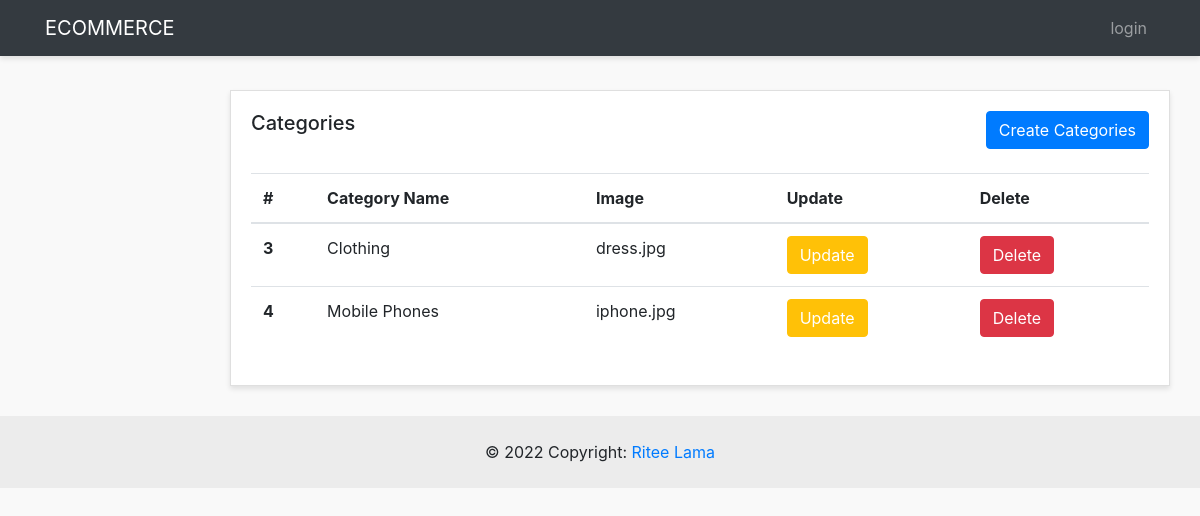
/admin-panel/categories-admins/show-categories.php, run on the app's committed database.
### tables this page shows
CREATE TABLE `categories` (
  `id` int(4) NOT NULL,
  `category_name` varchar(200) NOT NULL,
  `description` text NOT NULL,
  `image` varchar(200) NOT NULL,
  `created_at` timestamp NOT NULL DEFAULT current_timestamp()
);

### admin-panel/categories-admins/show-categories.php (the view)
<?php require "../layouts/header.php";?>
<?php require "../../includes/dbconfig.php";?>
  <?php
    $selectSql = "SELECT * FROM categories";
    $selectQuery = mysqli_query($conn,$selectSql);
    $categories = mysqli_fetch_all($selectQuery,MYSQLI_ASSOC);
  ?>
          <div class="row">
        <div class="col">
          <div class="card">
            <div class="card-body">
              <h5 class="card-title mb-4 d-inline">Categories</h5>
             <a  href="<?php echo ADMINURL; ?>/categories-admins/create-category.php" class="btn btn-primary mb-4 text-center float-right">Create Categories</a>
              <table class="table">
                <thead>
                  <tr>
                    <th scope="col">#</th>
                    <th scope="col">Category Name</th>
                    <th scope="col">Image</th>
                    <th scope="col">Update</th>
                    <th scope="col">Delete</th>
                  </tr>
                </thead>
                <tbody>
                <?php foreach($categories as $category) :?>
                  <tr>
                    <th scope="row"><?php echo $category['id']?></th>
                    <td><?php echo $category['category_name']?></td>
                    <td><?php echo $category['image']?></td>
                    <td><a  href="<?php echo ADMINURL; ?>/categories-admins/update-category.php?id=<?php echo $category['id'];?>" class="btn btn-warning text-white text-center ">Update </a></td>
                    <td><a href="<?php echo ADMINURL; ?>/categories-admins/delete-category.php?id=<?php echo $category['id'];?>" class="btn btn-danger  text-center ">Delete </a></td>
                  </tr>
                <?php endforeach; ?>
                </tbody>
              </table>
            </div>
          </div>
        </div>
      </div>
<?php require "../layouts/footer.php";?>

### admin-panel/styles/style.css (style rules this page uses)
body { background:#f9f9f9; }
.card { margin-bottom: 15px; border-radius:0; box-shadow: 0 3px 5px rgba(0,0,0,.1); }

### data on the page
categories: id "3", category_name "Clothing", image "dress.jpg"
categories: id "4", category_name "Mobile Phones", image "iphone.jpg"
